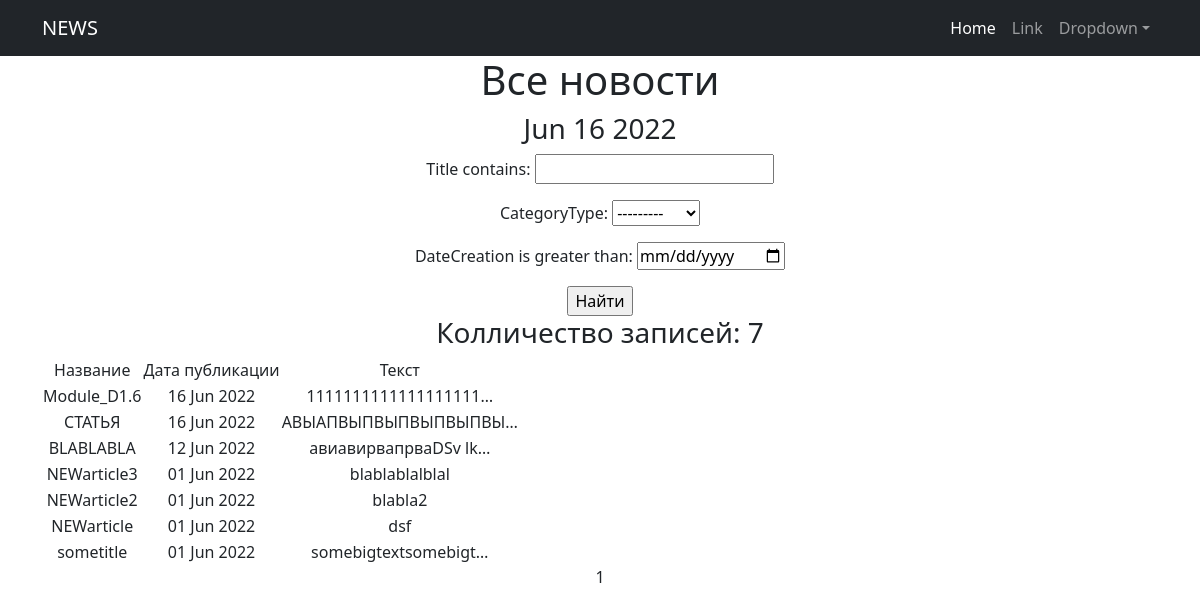
The app's page /news/search/ with its own data.
### news/models.py (models this page shows, shortened)
class Post(models.Model):
    author = models.ForeignKey(Author, on_delete=models.CASCADE)
    NEWS = 'NW'
    ARTICLE = 'AR'
    CATEGORY_CHOICES = (
        (NEWS, 'Новость'),
        (ARTICLE, 'Статья'),
    )
    categoryType = models.CharField(max_length=2, choices=CATEGORY_CHOICES, default=ARTICLE)
    dateCreation = models.DateTimeField(auto_now_add=True)
    postCategory = models.ManyToManyField(Category, through='PostCategory')
    title = models.CharField(max_length=128)
    text = models.TextField()
    rating = models.SmallIntegerField(default=0)

### news/views.py (the view)
# urls.py: path('search/', PostSearch.as_view(), name='post_search'),
class PostSearch(ListView):
    model = Post
    ordering = '-dateCreation'
    template_name = 'search.html'
    context_object_name = 'news'
    paginate_by = 10
    def get_queryset(self):
        queryset = super().get_queryset()
        self.filterset = PostFilter(self.request.GET, queryset)
        return self.filterset.qs
    def get_context_data(self, **kwargs):
        context = super().get_context_data(**kwargs)
        context['filterset'] = self.filterset
        return context

### news/templatetags/custom_filters.py (called while the page is built)
@register.simple_tag()
def current_time(format_string='%b %d %Y'):
    return datetime.utcnow().strftime(format_string)

### templates/search.html (shortened to what this page needs)
{% extends 'flatpages/default.html' %}
{% load custom_filters %}
{% block content %}
<h1>Все новости</h1>
<h3>{% current_time '%b %d %Y' %}</h3>
<form action="" method="get">
    {{ filterset.form.as_p }}
    <input type="submit" value="Найти"/>
</form>
{% if news %}
<h3> Колличество записей: {{ news | length }}</h3>
<table>
    <tr>
        <td>Название</td>
        <td>Дата публикации</td>
        <td>Текст</td>
    </tr>
    {% for new in news %}
    <tr>
        <td>{{ new.title }}</td>
        <td>{{ new.dateCreation | date:'d M Y'}}</td>
        <td>{{ new.text|truncatechars:20 }}</td>
    </tr>
    {% endfor %}
</table>
{% else %}
<h2>Новостей нет!</h2>
{% endif %}
{{ page_obj.number }}
{% endblock content %}

### records on screen
Post: title "Module_D1.6", dateCreation "16 Jun 2022", text "1111111111111111111…"
Post: title "СТАТЬЯ", dateCreation "16 Jun 2022", text "АВЫАПВЫПВЫПВЫПВЫПВЫ…"
Post: title "BLABLABLA", dateCreation "12 Jun 2022", text "авиавирвапрваDSv lk…"
Post: title "NEWarticle3", dateCreation "01 Jun 2022", text "blablablalblal"
Post: title "NEWarticle2", dateCreation "01 Jun 2022", text "blabla2"
Post: title "NEWarticle", dateCreation "01 Jun 2022", text "dsf"
Post: title "sometitle", dateCreation "01 Jun 2022", text "somebigtextsomebigt…"

### other values on screen
{{ news | length }} "7"
{{ page_obj.number }} "1"
